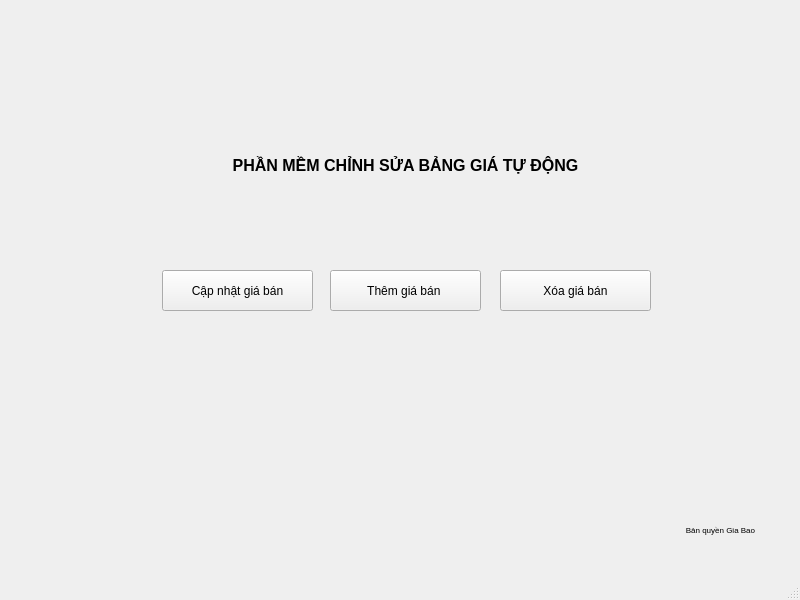
<?xml version="1.0" encoding="UTF-8"?>
<ui version="4.0">
 <class>MainWindow</class>
 <widget class="QMainWindow" name="MainWindow">
  <property name="geometry">
   <rect>
    <x>0</x>
    <y>0</y>
    <width>800</width>
    <height>600</height>
   </rect>
  </property>
  <property name="windowTitle">
   <string>MainWindow</string>
  </property>
  <widget class="QWidget" name="centralwidget">
   <widget class="QPushButton" name="pushButton">
    <property name="geometry">
     <rect>
      <x>162</x>
      <y>270</y>
      <width>151</width>
      <height>41</height>
     </rect>
    </property>
    <property name="text">
     <string>Cập nhật giá bán</string>
    </property>
   </widget>
   <widget class="QPushButton" name="pushButton_2">
    <property name="geometry">
     <rect>
      <x>330</x>
      <y>270</y>
      <width>151</width>
      <height>41</height>
     </rect>
    </property>
    <property name="text">
     <string>Thêm giá bán </string>
    </property>
   </widget>
   <widget class="QPushButton" name="pushButton_3">
    <property name="geometry">
     <rect>
      <x>500</x>
      <y>270</y>
      <width>151</width>
      <height>41</height>
     </rect>
    </property>
    <property name="text">
     <string>Xóa giá bán</string>
    </property>
   </widget>
   <widget class="QLabel" name="label">
    <property name="geometry">
     <rect>
      <x>170</x>
      <y>150</y>
      <width>471</width>
      <height>31</height>
     </rect>
    </property>
    <property name="text">
     <string>&lt;html&gt;&lt;head/&gt;&lt;body&gt;&lt;p&gt;&lt;span style=&quot; font-size:12pt; font-weight:600;&quot;&gt;PHẦN MỀM CHỈNH SỬA BẢNG GIÁ TỰ ĐỘNG&lt;/span&gt;&lt;/p&gt;&lt;/body&gt;&lt;/html&gt;</string>
    </property>
    <property name="alignment">
     <set>Qt::AlignCenter</set>
    </property>
   </widget>
   <widget class="QLabel" name="label_2">
    <property name="geometry">
     <rect>
      <x>660</x>
      <y>520</y>
      <width>121</width>
      <height>21</height>
     </rect>
    </property>
    <property name="text">
     <string>&lt;html&gt;&lt;head/&gt;&lt;body&gt;&lt;p&gt;&lt;span style=&quot; font-size:6pt;&quot;&gt;Bản quyền Gia Bao&lt;/span&gt;&lt;/p&gt;&lt;/body&gt;&lt;/html&gt;</string>
    </property>
    <property name="alignment">
     <set>Qt::AlignCenter</set>
    </property>
   </widget>
  </widget>
  <widget class="QMenuBar" name="menubar">
   <property name="geometry">
    <rect>
     <x>0</x>
     <y>0</y>
     <width>800</width>
     <height>26</height>
    </rect>
   </property>
  </widget>
  <widget class="QStatusBar" name="statusbar"/>
 </widget>
 <resources/>
 <connections/>
</ui>
